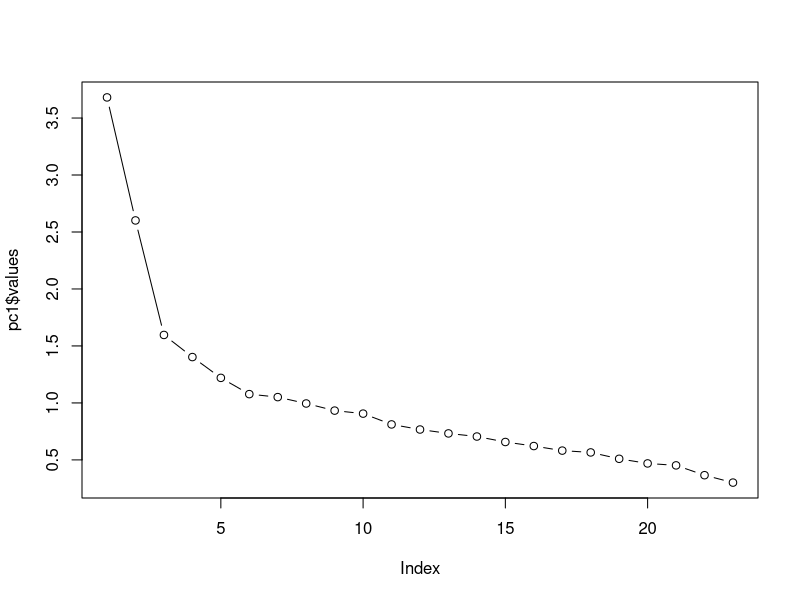
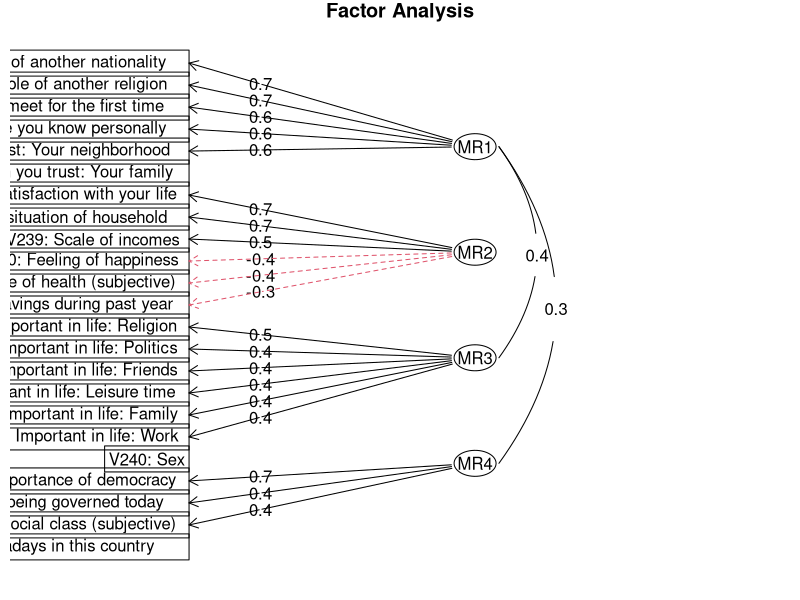
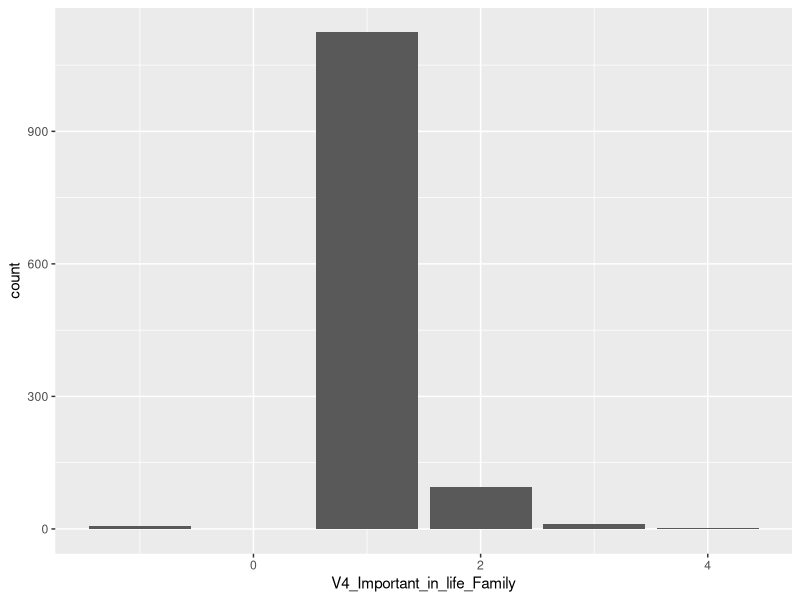
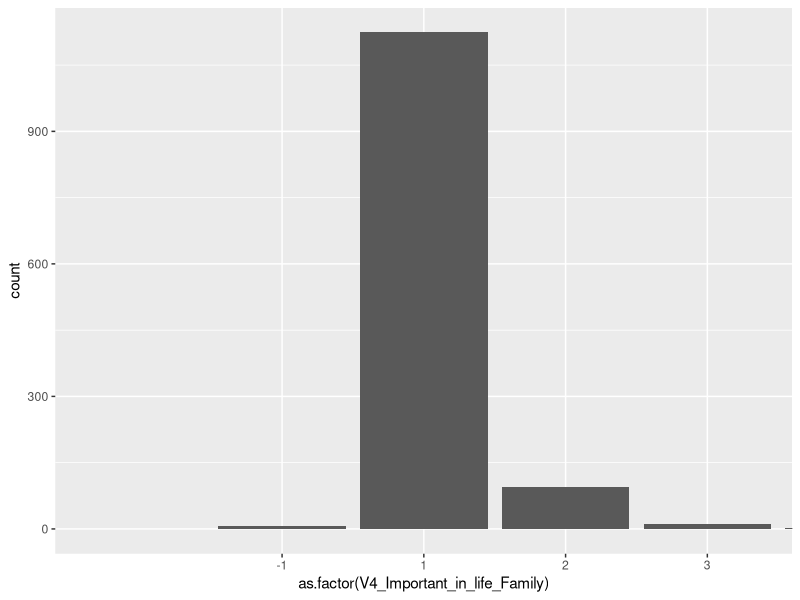
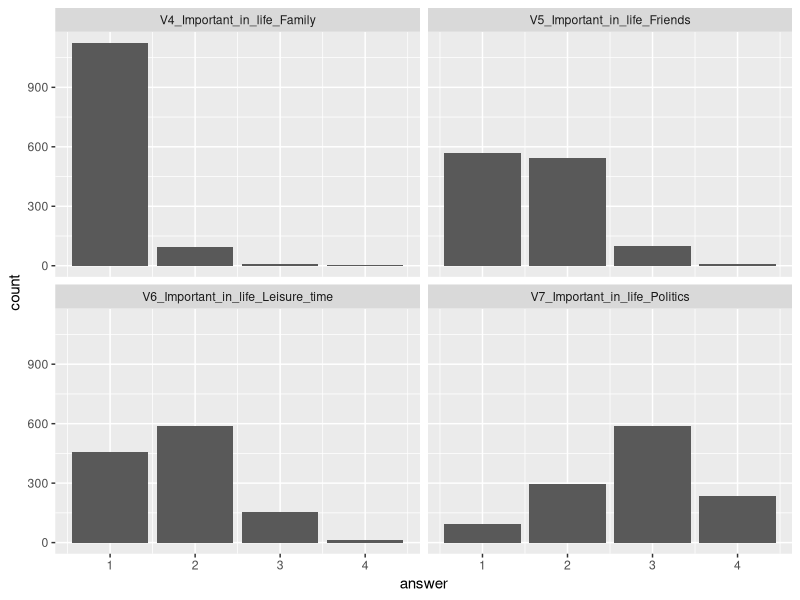

The R script that drew these images, in order:
## ---- chunk 1
knitr::opts_chunk$set(echo = TRUE)
## ---- chunk 2
# Packages to be used
library(readxl)
library(tidyverse)
library(tidyr)

# install.packages("corpcor")
# install.packages("GPArotation")
# install.packages("psych")
library(corpcor);
library(GPArotation);
library(psych)

# read num data
data<-read_excel("Data_Taiwan_2012_Excel_v20180912.xlsx")
my_data <- as_tibble(data)
data1<-data%>%select(5,6,7,8,9,10,11,12,24,62,106:111,161,162,163,306,307,308,309)
head(data1)

# Correlations between variables
raqMatrix <- cor(data1)
# head(round(raqMatrix, 2))    

# Then, run Bartlett’s test on the correlation matrix by using cortest.bartlett() from
# psych package.
cortest.bartlett(data1)

# For these data, Bartlett’s test is highly signicant,  p < .001, and
# therefore factor analysis is appropriate.
# Then, we could get the determinant:
det(raqMatrix)
# This value is greater than the necessary value of 0.00001 (see section 17.5). As such, our
# determinant does not seem problematic.

pc1 <- principal(data1, nfactors=22, rotate="none")
plot(pc1$values, type="b") 

# From the scree plot, we could nd the point of inexion (around the third point to the
# le). The evidence from the scree plot and from the eigenvalues suggests a
# fourcomponent solution may be the best.


# Redo PCA
# rerun the analysis, change nfactors = 23 to be nfactors = 4 because we now want
# only six factors.
pc2 <- principal(data1, nfactors=4, rotate="none")

# In this case, we will select oblique rotation (rotate = “oblimin”) 
# as we believe that there is correlation in the factors. 
# We will use `Ordinary Least Squared/Minres` factoring (fm = “minres”), as it is known to
# provide results similar to `Maximum Likelihood` without assuming multivariate normal distribution and
# derives solutions through iterative eigendecomposition like principal axis.

fourfactor <- fa(data1,nfactors = 4,rotate = "oblimin",fm="minres")
# print(fourfactor)
# print(fourfactor$loadings,cutoff = 0.3)

# The root mean square of residuals (RMSR) is 0.04. This is acceptable as this value should be closer to 0.
# Next we should check RMSEA (root mean square error of approximation) index. Its value, 0.07 shows
# not good model fit as it’s beyond 0.05.

## ---- chunk 3

fivefactor <- fa(data1,nfactors = 5,rotate = "oblimin",fm="minres")
# print(fivefactor)
# 
# print(fivefactor$loadings,cutoff = 0.3)
# # Next we should check RMSEA (root mean square error of approximation) index. Its value, 0.066 shows
# # not good model fit as it’s beyond 0.05.
## ---- chunk 4

sixfactor <- fa(data1,nfactors = 6,rotate = "oblimin",fm="minres")
# print(sixfactor)
# 
# print(sixfactor$loadings,cutoff = 0.3)
# Next we should check RMSEA (root mean square error of approximation) index. Its value, 0.052 shows
# not good model fit as it’s beyond 0.05.
## ---- chunk 5

sevenfactor <- fa(data1,nfactors = 7,rotate = "oblimin",fm="minres")
print(sevenfactor)

print(sevenfactor$loadings,cutoff = 0.3)
# Next we should check RMSEA (root mean square error of approximation) index. Its value, 0.047 shows
# not good model fit as it’s beyond 0.05.
# Finally, the Tucker-Lewis Index (TLI) is 0.93 – an acceptable value considering it’s over 0.9.
# Hit the following to look at the factor mapping:
fa.diagram(fourfactor)
## ---- chunk 6
# change column name

tw_select_col <- colnames(data1)

tw_select_col <- str_replace_all(tw_select_col,": ","_")
tw_select_col <- str_replace_all(tw_select_col," ","_")
colnames(data1) <- tw_select_col

ggplot(data = data1) + 
    geom_bar(mapping = aes(x = V4_Important_in_life_Family,fill = V5_Important_in_life_Friends))

# view the count for question V4_Important_in_life_Family.
ggplot(data = data1) +
geom_bar(mapping=aes(x=as.factor(V4_Important_in_life_Family)))+ 
      coord_cartesian(xlim=c(0,4))


# view the count for each answer of the first 4 questions together. 
testdf <- data1%>%select(1:4)%>%
    pivot_longer(cols = 1:4,names_to = "Question",values_to = "answer") %>%
    filter(answer>=0)

ggplot(testdf)+
    aes(x = answer)+
    geom_bar(position = "dodge")+facet_wrap(as.factor(testdf$Question),ncol = 2)
